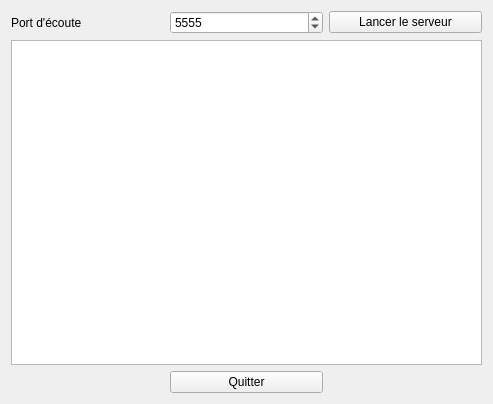
<?xml version="1.0" encoding="UTF-8"?>
<ui version="4.0">
 <class>IHM_Serveur</class>
 <widget class="QWidget" name="IHM_Serveur">
  <property name="geometry">
   <rect>
    <x>0</x>
    <y>0</y>
    <width>493</width>
    <height>404</height>
   </rect>
  </property>
  <property name="windowTitle">
   <string>IHM_Serveur</string>
  </property>
  <layout class="QGridLayout" name="gridLayout_2">
   <item row="0" column="0">
    <layout class="QGridLayout" name="gridLayout">
     <item row="0" column="0">
      <widget class="QLabel" name="labelPort">
       <property name="text">
        <string>Port d'écoute</string>
       </property>
      </widget>
     </item>
     <item row="0" column="1">
      <widget class="QSpinBox" name="spinBoxEcoute">
       <property name="maximum">
        <number>9999</number>
       </property>
       <property name="value">
        <number>5555</number>
       </property>
      </widget>
     </item>
     <item row="0" column="2">
      <widget class="QPushButton" name="pushButtonLancer">
       <property name="text">
        <string>Lancer le serveur</string>
       </property>
      </widget>
     </item>
     <item row="2" column="1">
      <widget class="QPushButton" name="pushButtonQuitter">
       <property name="text">
        <string>Quitter</string>
       </property>
      </widget>
     </item>
     <item row="1" column="0" colspan="3">
      <widget class="QTextEdit" name="textEditMessages"/>
     </item>
    </layout>
   </item>
  </layout>
 </widget>
 <resources/>
 <connections>
  <connection>
   <sender>pushButtonQuitter</sender>
   <signal>clicked()</signal>
   <receiver>IHM_Serveur</receiver>
   <slot>close()</slot>
   <hints>
    <hint type="sourcelabel">
     <x>218</x>
     <y>384</y>
    </hint>
    <hint type="destinationlabel">
     <x>4</x>
     <y>379</y>
    </hint>
   </hints>
  </connection>
 </connections>
</ui>
